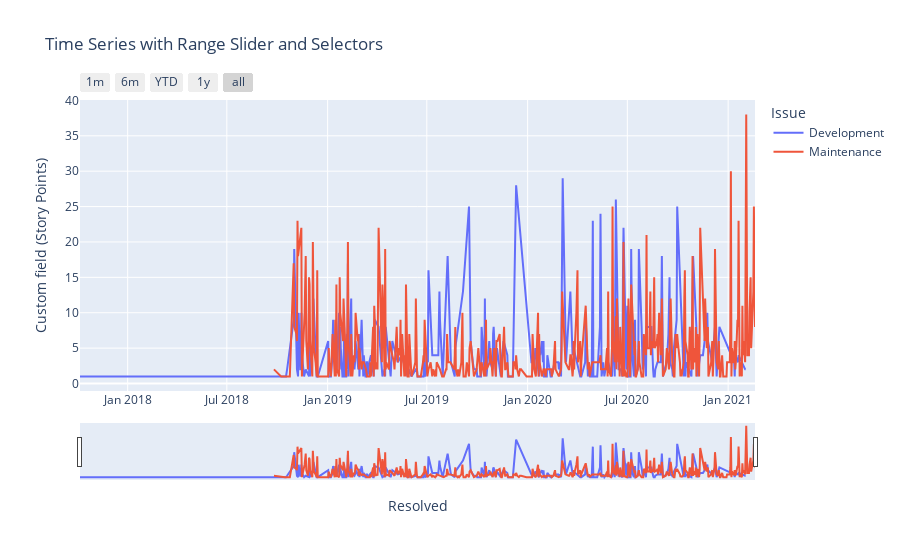

This figure's notebook cell:
### Code cell
import plotly.express as px
import pandas as pd

df = pd.read_csv('https://raw.githubusercontent.com/plotly/datasets/master/finance-charts-apple.csv')

fig = px.line(new_type
, x='Resolved', y='Custom field (Story Points)', title='Time Series with Range Slider and Selectors', color="Issue")

fig.update_xaxes(
    rangeslider_visible=True,
    rangeselector=dict(
        buttons=list([
            dict(count=1, label="1m", step="month", stepmode="backward"),
            dict(count=6, label="6m", step="month", stepmode="backward"),
            dict(count=1, label="YTD", step="year", stepmode="todate"),
            dict(count=1, label="1y", step="year", stepmode="backward"),
            dict(step="all")
        ])
    )
)


fig.show()

### Figure 1 — Plotly figure (JSON) as saved in the notebook; plotly's stock layout.template omitted (floating-point values rounded to 4 significant figures; data arrays with more than 128 entries replaced by an {"elided": "..."} marker saying what was removed)
{"data": [{"hovertemplate": "Issue=Development<br>Resolved=%{x}<br>Custom field (Story Points)=%{y}<extra></extra>", "legendgroup": "Development", "line": {"color": "#636efa", "dash": "solid"}, "mode": "lines", "name": "Development", "orientation": "v", "showlegend": true, "type": "scatter", "x": {"elided": "267 str values"}, "xaxis": "x", "y": {"elided": "267 int values"}, "yaxis": "y"}, {"hovertemplate": "Issue=Maintenance<br>Resolved=%{x}<br>Custom field (Story Points)=%{y}<extra></extra>", "legendgroup": "Maintenance", "line": {"color": "#EF553B", "dash": "solid"}, "mode": "lines", "name": "Maintenance", "orientation": "v", "showlegend": true, "type": "scatter", "x": {"elided": "417 str values"}, "xaxis": "x", "y": {"elided": "417 float values"}, "yaxis": "y"}], "layout": {"legend": {"title": {"text": "Issue"}, "tracegroupgap": 0}, "title": {"text": "Time Series with Range Slider and Selectors"}, "xaxis": {"anchor": "y", "domain": [0, 1], "rangeselector": {"buttons": [{"count": 1, "label": "1m", "step": "month", "stepmode": "backward"}, {"count": 6, "label": "6m", "step": "month", "stepmode": "backward"}, {"count": 1, "label": "YTD", "step": "year", "stepmode": "todate"}, {"count": 1, "label": "1y", "step": "year", "stepmode": "backward"}, {"step": "all"}]}, "rangeslider": {"visible": true}, "title": {"text": "Resolved"}}, "yaxis": {"anchor": "x", "domain": [0, 1], "title": {"text": "Custom field (Story Points)"}}}}
